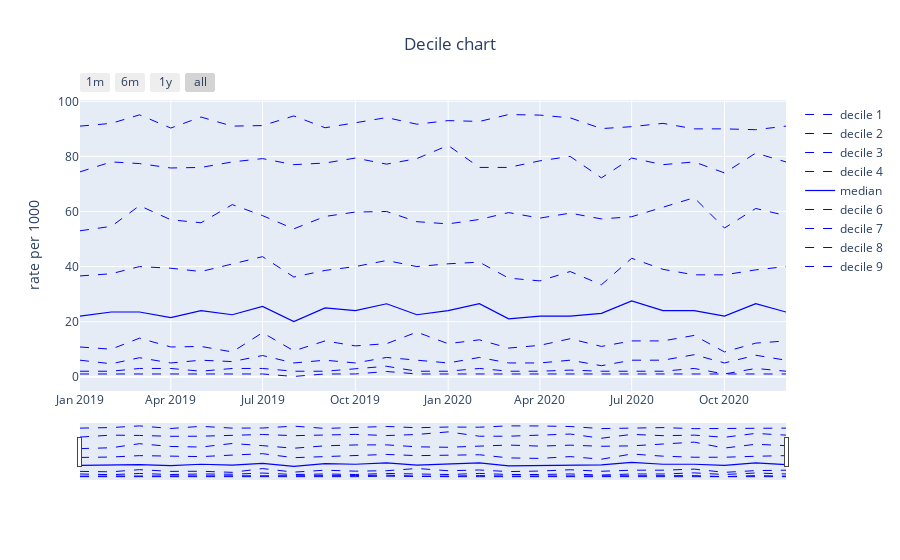

The cell this chart's notebook holds for it:
### Code cell
interactive_deciles_chart(measures_df_practice, period_column='date', column='event_x', title='Decile chart',ylabel='rate per 1000')
